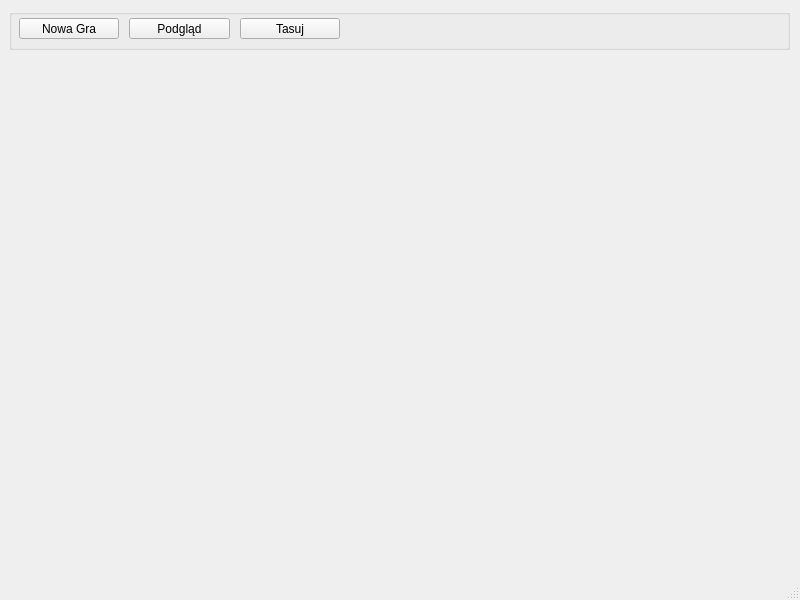
<?xml version="1.0" encoding="UTF-8"?>
<ui version="4.0">
 <class>MainWindow</class>
 <widget class="QMainWindow" name="MainWindow">
  <property name="geometry">
   <rect>
    <x>0</x>
    <y>0</y>
    <width>800</width>
    <height>600</height>
   </rect>
  </property>
  <property name="windowTitle">
   <string>MainWindow</string>
  </property>
  <widget class="QWidget" name="centralwidget">
   <widget class="QGroupBox" name="groupBox">
    <property name="geometry">
     <rect>
      <x>9</x>
      <y>9</y>
      <width>781</width>
      <height>41</height>
     </rect>
    </property>
    <property name="title">
     <string/>
    </property>
    <widget class="QWidget" name="layoutWidget">
     <property name="geometry">
      <rect>
       <x>10</x>
       <y>9</y>
       <width>321</width>
       <height>21</height>
      </rect>
     </property>
     <layout class="QHBoxLayout" name="horizontalLayout">
      <property name="spacing">
       <number>10</number>
      </property>
      <item>
       <widget class="QPushButton" name="newGameButton">
        <property name="text">
         <string>Nowa Gra</string>
        </property>
       </widget>
      </item>
      <item>
       <widget class="QPushButton" name="previewButton">
        <property name="text">
         <string>Podgląd</string>
        </property>
       </widget>
      </item>
      <item>
       <widget class="QPushButton" name="shuffleButton">
        <property name="text">
         <string>Tasuj</string>
        </property>
       </widget>
      </item>
     </layout>
    </widget>
   </widget>
   <widget class="BoardWidget" name="boardWidget" native="true">
    <property name="geometry">
     <rect>
      <x>9</x>
      <y>59</y>
      <width>781</width>
      <height>531</height>
     </rect>
    </property>
   </widget>
  </widget>
  <widget class="QStatusBar" name="statusbar"/>
 </widget>
 <customwidgets>
  <customwidget>
   <class>BoardWidget</class>
   <extends>QWidget</extends>
   <header location="global">boardwidget.h</header>
   <container>1</container>
  </customwidget>
 </customwidgets>
 <resources/>
 <connections>
  <connection>
   <sender>newGameButton</sender>
   <signal>clicked()</signal>
   <receiver>newGameButton</receiver>
   <slot>toggle()</slot>
   <hints>
    <hint type="sourcelabel">
     <x>94</x>
     <y>32</y>
    </hint>
    <hint type="destinationlabel">
     <x>94</x>
     <y>32</y>
    </hint>
   </hints>
  </connection>
 </connections>
</ui>
